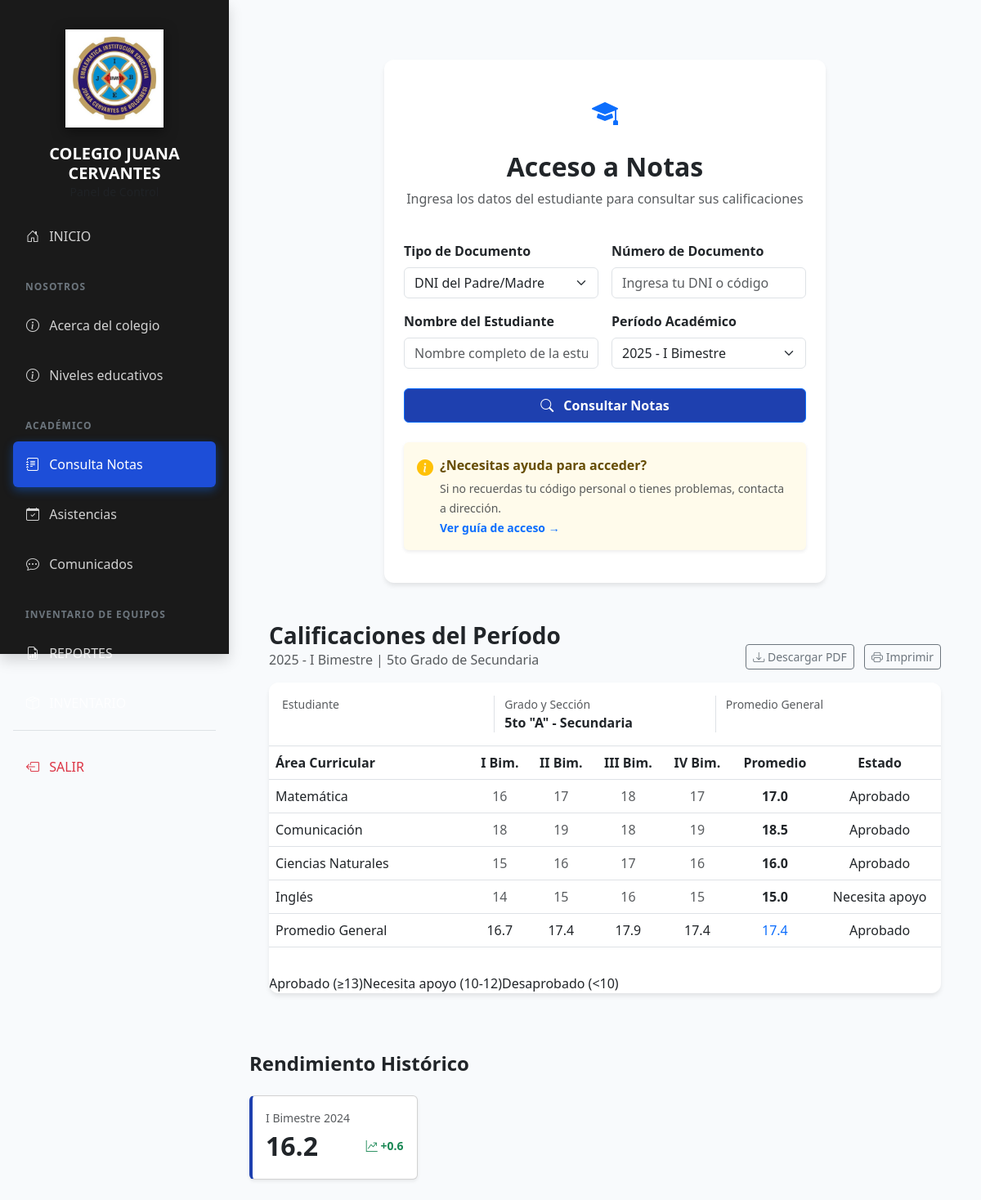
Before: /consulta-notas/ (signed in) with the older database file.
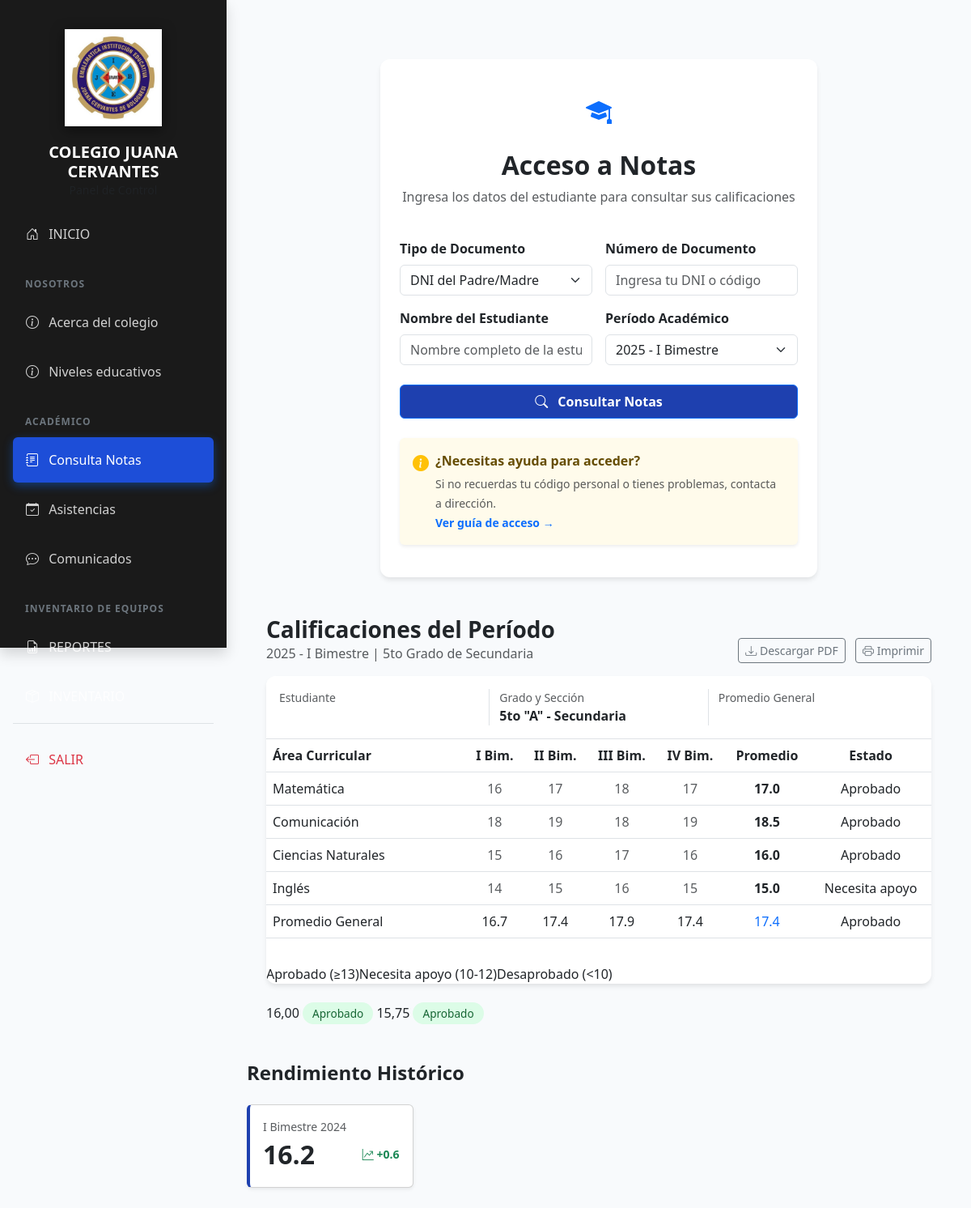
After: the same page with the newer database file.
### inventario/models.py (models this page shows, shortened)
class Nota(models.Model):
    estudiante = models.ForeignKey(Estudiante, on_delete=models.CASCADE, related_name='notas')
    curso = models.CharField(max_length=100)
    b1 = models.DecimalField(max_digits=4, decimal_places=2, default=0)
    b2 = models.DecimalField(max_digits=4, decimal_places=2, default=0)
    b3 = models.DecimalField(max_digits=4, decimal_places=2, default=0)
    b4 = models.DecimalField(max_digits=4, decimal_places=2, default=0)
    promedio = models.DecimalField(max_digits=4, decimal_places=2, editable=False)

### inventario/views.py (the view)
# urls.py: path('consulta-notas/', views.notas_view, name='notas'),
def notas_view(request):
    es_invitado = not request.user.is_authenticated
    notas = Nota.objects.all().order_by('estudiante__apellidos')
    return render(request, 'academico/notas.html', {
        'notas': notas,
        'es_invitado': es_invitado  # <--- CRUCIAL: Pasamos la variable al HTML
    })

### inventario/templates/academico/notas.html (shortened to what the changed rows need)
{% extends "base.html" %}
{% block content %}
<div class="container py-5">
    <div class="row justify-content-center mb-5">
        <div class="col-md-8">
            <div class="card card-custom p-4">
                <div class="text-center mb-4">
                    <h2 class="fw-bold">Acceso a Notas</h2>
                </div>
            </div>
        </div>
    </div>
    <div class="d-flex justify-content-between align-items-end mb-3">
    </div>
    <div class="card card-custom mb-4 overflow-hidden">
       <div class="table-responsive">
            <table class="table align-middle">
                <thead>
                    <tr>
                        <th style="width: 30%;">Área Curricular</th>
                        <th class="text-center">I Bim.</th>
                        <th class="text-center">II Bim.</th>
                        <th class="text-center">III Bim.</th>
                        <th class="text-center">IV Bim.</th>
                        <th class="text-center">Promedio</th>
                        <th class="text-center">Estado</th>
                    </tr>
                </thead>
            </table>
        </div>
    </div>
                <tbody>
                    {% if es_invitado %}
                        <tr><td class="text-start ps-4"><i class="bi bi-calculator me-2 text-primary"></i>Matemática</td><td>17</td><td>18</td><td>16</td><td>17</td><td class="fw-bold text-primary">17.0</td><td><span class="badge-status status-aprobado">Aprobado</span></td></tr>
                        <tr><td class="text-start ps-4"><i class="bi bi-flask me-2 text-info"></i>Ciencias</td><td>16</td><td>17</td><td>18</td><td>16</td><td class="fw-bold text-primary">16.8</td><td><span class="badge-status status-aprobado">Aprobado</span></td></tr>
                        <tr><td class="text-start ps-4"><i class="bi bi-translate me-2 text-warning"></i>Inglés</td><td>15</td><td>16</td><td>17</td><td>15</td><td class="fw-bold text-primary">15.8</td><td><span class="badge-status status-aprobado">Aprobado</span></td></tr>
                    {% else %}
                        {% for n in notas %}
                        <tr>
                            <td class="fw-bold text-primary">{{ n.promedio }}</td>
                            <td><span class="badge-status {% if n.promedio >= 11 %}status-aprobado{% endif %}">Aprobado</span></td>
                        </tr>
                        {% endfor %}
                    {% endif %}
                </tbody>
        </div>
    </div>
</div>
{% endblock %}

Changed rows visible on the page:
added Nota: promedio "16,00"
added Nota: promedio "15,75"
